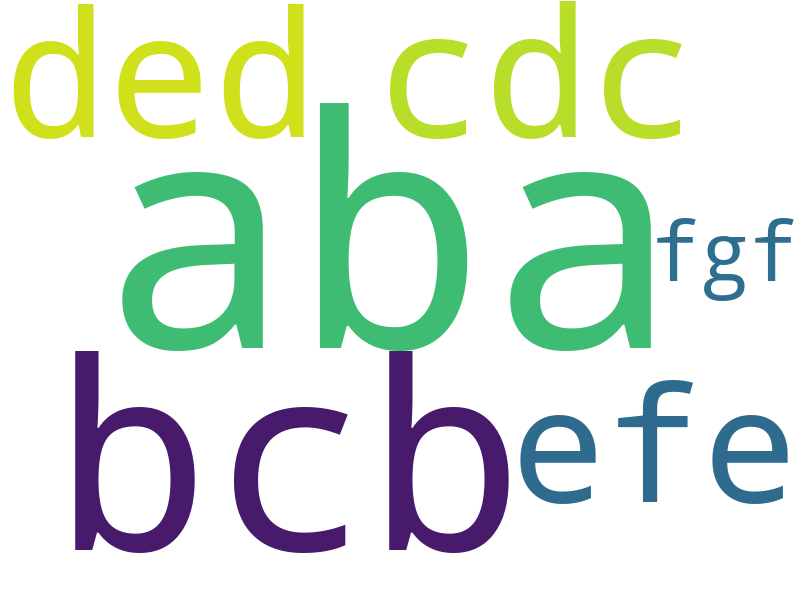

Source code (Python):
from wordcloud import WordCloud


f = open('word_cloud.txt')
txt = f.read()

wc = WordCloud(width=800, height=600, background_color='white').generate(txt)
wc.to_file('word_cloud.png')
